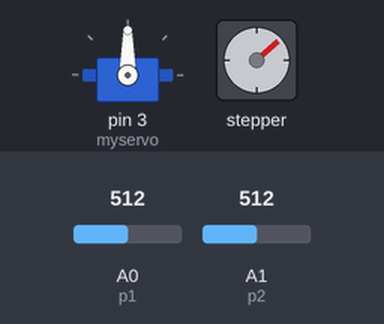
The sketch below on a simulated Arduino Uno, built with avr-gcc and run on an emulated ATmega328P. Parts: servo, stepper motor. Inputs (shaded band) come from the test bench; at power-on: A0 (p1) = 512, A1 (p2) = 512. Stepper angles assume 2048 steps per turn; what the sketch prints to the serial monitor is not drawn.

Above: at 1.25 s.
1.3 s: A0 (p1) set to 716
At 4.1 s:
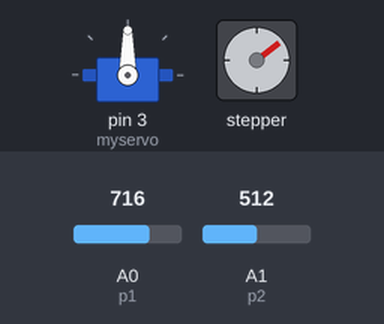
4.3 s: A1 (p2) set to 716
At 4.97 s:
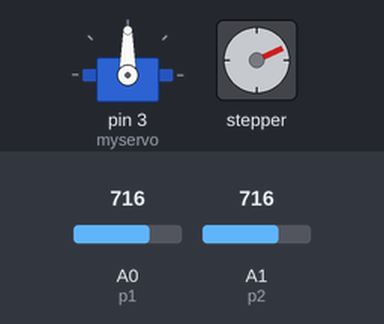
7.3 s: A1 (p2) set to 511
At 10.1 s:
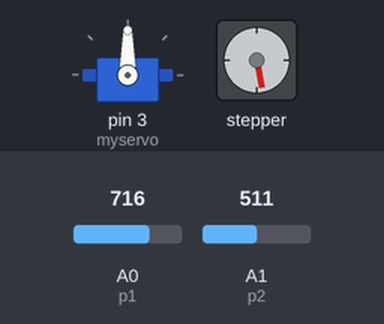
10.3 s: A0 (p1) set to 511
At 10.98 s:
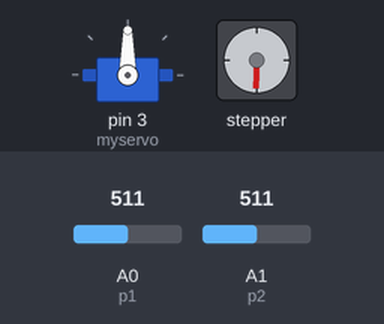
13.3 s: A1 (p2) set to 306
At 15.9 s:
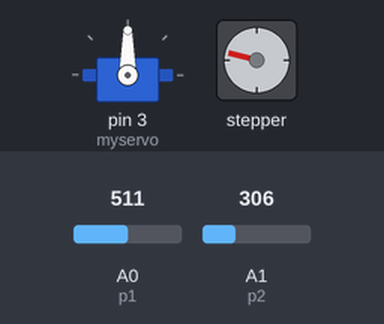
16.3 s: A0 (p1) set to 306
At 17.28 s:
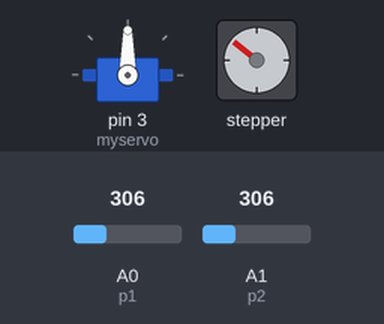
Timing chart, 0 to 20.3 s (numbered marks = the images above; inputs shaded):
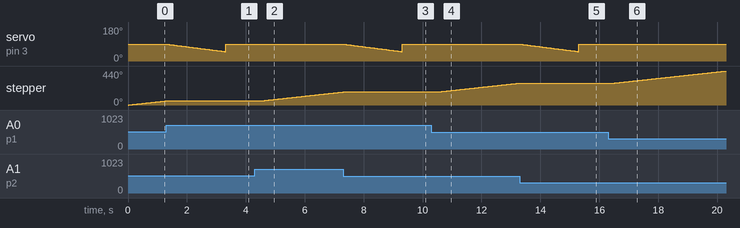

Measured:
- after the input at 1.3 s, stepper: stops changing and stays 53°
- after the input at 4.3 s, stepper: keeps turning clockwise at about 42°/s, starting after 0.22 s
- after the input at 7.3 s, stepper: goes on until 7.3 s, then stays 169°
- after the input at 10.3 s, stepper: keeps turning clockwise at about 42°/s, starting after 0.24 s
- after the input at 13.3 s, stepper: stops changing and stays 284°
- after the input at 16.3 s, stepper: keeps turning clockwise at about 42°/s, starting after 0.23 s
- by itself, stepper: keeps turning clockwise at about 42°/s

The sketch:

Solar_Panel.ino
```cpp
//This program is designed to operate a rudimentary "solar panel" along 2 dimensions in order to maximize the light exposure//

#include <Stepper.h>
#include <Servo.h>
Servo myservo;

#define p1 A0
#define p2 A1

#define STEPS 2048
Stepper stepper(STEPS, 8, 10, 9, 11);

int valL=0, valR=0, prevVal, pos = 90;

int sweepVal[40], i = 0, maxVal, maxi, flag = 0;

void setup() {
  Serial.begin(9600);
  pinMode(p1, INPUT);
  pinMode(p2, INPUT);

  myservo.attach(3);
  myservo.write(pos);
}

void loop() {
  pos = constrain(pos, 50, 90);
  int valR = analogRead(p1); //read between (0-1023)
  int value2 = analogRead(p2);
  int valL = map(value2, 10, 280, 0, 412);
  int diff = valL - valR;

  //Serial.println(diff);

  if (diff >= 100) { //if p1 gets more light, rotate towards p2
    stepper.setSpeed(8);
    stepper.step(1);
    flag=1;
  }

  if (diff <= -100) { //if p2 gets more light, rotate towards p1
    stepper.setSpeed(8);
    stepper.step(-1);
    flag=1;
  }

    if((diff <= 100) && (diff >= -100)){
      if(flag==1) {
      i = 0;
      maxVal = 0;
      maxi = 0;
      for (pos = 90; i < 40; i++) {
        sweepVal[i] = analogRead(p1);
        pos -= 1;
        myservo.write(pos);
        delay(50);
      }
      for (i = 0; i < 40; i++) {
        if (sweepVal[i] > maxVal) {
          maxVal = sweepVal[i];
          maxi = i;

        }
      }
      flag=0;
    }
    myservo.write(90 - maxi);
    delay(400);
    valR = analogRead(p1); //read between (0-1023)
    value2 = analogRead(p2);
    valL = map(value2, 10, 280, 0, 412);
    diff = valL - valR;
    Serial.print(diff);
    Serial.print(",");
  }

  Serial.print(flag);
  Serial.println(",");

}
```

SR04.cpp
```cpp
#include "SR04.h"

SR04::SR04(int echoPin, int triggerPin) {
    _echoPin = echoPin;
    _triggerPin = triggerPin;
    pinMode(_echoPin, INPUT);
    pinMode(_triggerPin, OUTPUT);
    _autoMode = false;
    _distance = 999;
}


long SR04::Distance() {
    long d = 0;
    _duration = 0;
    digitalWrite(_triggerPin, LOW);
    delayMicroseconds(2);
    digitalWrite(_triggerPin, HIGH);
    delayMicroseconds(10);
    digitalWrite(_triggerPin, LOW);
    delayMicroseconds(2);
    _duration = pulseIn(_echoPin, HIGH, PULSE_TIMEOUT);
    d = MicrosecondsToCentimeter(_duration);
    delay(25);
    return d;
}

long SR04::DistanceAvg(int wait, int count) {
    long min, max, avg, d;
    min = 999;
    max = 0;
    avg = d = 0;

    if (wait < 25) {
        wait = 25;
    }

    if (count < 1) {
        count = 1;
    }

    for (int x = 0; x < count + 2; x++) {
        d = Distance();

        if (d < min) {
            min = d;
        }

        if (d > max) {
            max = d;
        }

        avg += d;
    }

    // substract highest and lowest value
    avg -= (max + min);
    // calculate average
    avg /= count;
    return avg;
}

void SR04::Ping() {
    _distance = Distance();
}

long SR04::getDistance() {
    return _distance;
}

long SR04::MicrosecondsToCentimeter(long duration) {
    long d = (duration * 100) / 5882;
    //d = (d == 0)?999:d;
    return d;
}
```

SR04.h
```cpp
#ifndef SR04_H
#define SR04_H

#if defined(ARDUINO) && ARDUINO >= 100
	#include "Arduino.h"
#else
	#include "WProgram.h"
#endif
//#include "pins_arduino.h"

#include <inttypes.h>

#define PULSE_TIMEOUT 150000L	// 100ms
#define DEFAULT_DELAY 10
#define DEFAULT_PINGS 5
class SR04 {
public:

	/**
	* Constructor
	* Ultrasonic sensor SR04, four connections pins
	* VCC, ECHO, TRIGGER, GND
	* <br>
	* \param echoPin digital INPUT-Pin for measuring distance
	* \param triggerPin if 10us high a trigger signal is generated from
	*					SR04
	*
	* \return void
	*/
	SR04(int echoPin, int triggerPin);

	/**
	* Do a measurment for this sensor. Return distance as long
	* in centimenter
	* \return long distance in centimeter
	*/
	long Distance();

	/**
	* Do count measurents and calculate the average.
	* To avoid defilement from ow/high peaks, min/max values
	* are substracted from the average
	*
	* \param wait delay between measurements, default = DEFAULT_DELAY/ms
	* \param count number of measurements, default DEFAULT_PINGS
	* \return long distance in centimeter
	**/
	long DistanceAvg(int wait=DEFAULT_DELAY, int count=DEFAULT_PINGS);

	/**
	* Do only a ping. Get result with methode getDistance()
	*
	* \param keine
	*/
	void Ping() ;

	/**
	* return latest distance. Methode Ping() should be called before
	* \param keine
	* \return Distanz in Zentimeter
	*/
	long getDistance();


private:
	/**
	* Do the measurement calculation and return result in centimeter
	* SR04 measure echo time to obstacle and return way.
	* <br>
	* Sound travels with 340m/sec
	* <br>
	* Example: Obstace 100cm away from SR04. Measure time is 100cm to
	* obstacle and 100cm return = 200cm
	* <br>
	* 1sec = 1000ms = 1.000.000uS
	* 1.000.000 / 340 = Distance in microseconds for 100cm
	* 2941uS fuer 100cm = 5882 uS fuer 200cm
	*
	* duration / 5882 * 100 = distance in cm
	*/
	long MicrosecondsToCentimeter(long duration);

	long _currentDistance;
	int _echoPin, _triggerPin;
	long _duration, _distance;
	bool _autoMode;
};
#endif
```
